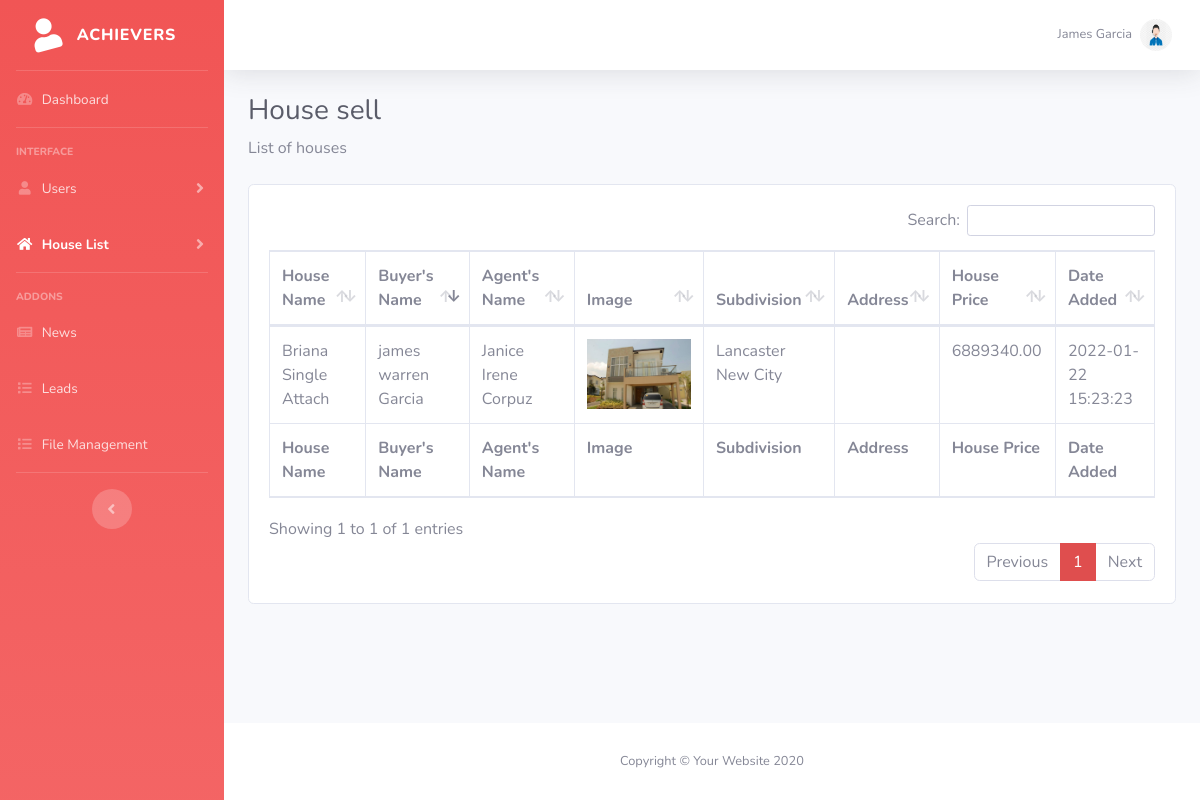
Screenshot of /index.php/admin/sellhouse (signed in) with the database file from the repository.
### tables this page shows
CREATE TABLE `sales` (
  `sales_id` int(10) NOT NULL,
  `user_id` int(11) NOT NULL,
  `agent_id` int(11) NOT NULL,
  `house_id` int(11) NOT NULL,
  `curr_price` decimal(10,2) NOT NULL,
  `date_added_agent` datetime NOT NULL
);

CREATE TABLE `house` (
  `house_id` int(10) NOT NULL,
  `house_name` varchar(255) NOT NULL,
  `house_decs` longtext NOT NULL,
  `house_decs_id` int(10) NOT NULL,
  `house_model` varchar(255) NOT NULL,
  `house_type` varchar(255) NOT NULL,
  `village` varchar(255) NOT NULL,
  `address` varchar(255) NOT NULL,
  `lot_area` varchar(255) NOT NULL,
  `floor_area` varchar(255) NOT NULL,
  `bed_rooms` varchar(255) NOT NULL,
  `bath_rooms` varchar(255) NOT NULL,
  `storeys` varchar(255) NOT NULL,
  `car_garage` varchar(255) NOT NULL,
  `with_balcony` varchar(255) NOT NULL,
  `tota_contart_price` varchar(255) NOT NULL,
  `video` varchar(255) NOT NULL,
  `image` varchar(255) NOT NULL,
  `date_added` datetime NOT NULL,
  `date_updated` datetime NOT NULL
);

CREATE TABLE `users` (
  `user_id` int(10) NOT NULL,
  `fname` longtext NOT NULL,
  `mname` longtext NOT NULL,
  `lname` longtext NOT NULL,
  `contact_number` longtext NOT NULL,
  `email` longtext NOT NULL,
  `gender` longtext NOT NULL,
  `birthdate` longtext NOT NULL,
  `address` longtext NOT NULL,
  `password` longtext NOT NULL,
  `googleauth` longtext NOT NULL,
  `date_added` datetime NOT NULL,
  `date_updated` datetime NOT NULL
);

CREATE TABLE `users_employee` (
  `emp_id` int(10) NOT NULL,
  `fname` longtext NOT NULL,
  `mname` longtext NOT NULL,
  `lname` longtext NOT NULL,
  `contact_number` longtext NOT NULL,
  `email` longtext NOT NULL,
  `password` longtext NOT NULL,
  `googleauth` longtext NOT NULL,
  `date_added` datetime NOT NULL,
  `date_updated` datetime NOT NULL,
  `image` longtext NOT NULL,
  `emp_type` longtext NOT NULL
);

CREATE TABLE `subdivision` (
  `sub_id` int(10) NOT NULL,
  `sub_name` longtext NOT NULL,
  `sub_date` datetime NOT NULL
);

### application/controllers/Admin.php (called while the page is built, shortened)
<?php
class Admin extends CI_Controller {
	public function __construct(){
		$this->load->model('file');
	}
	public function sellhouse()
	{
		$data = array(
				'title'	=> 'Admin | '.myadmintitle(),
				'page'	=> 'sellhouse',
				'subd'	=> my_get_houselisting_admin(),
		);
		$this->load->view('admin/global/header',$data);
		$this->load->view('admin/global/nav',$data);
		$this->load->view('admin/sellhouse',$data);
		$this->load->view('admin/global/footer',$data);
	}
}

### index.php (called while the page is built, shortened)
<?php
require_once BASEPATH.'core/CodeIgniter.php';

### application/helpers/admin_helper.php (called while the page is built, shortened)
<?php
if(!function_exists('my_get_houselisting_admin')){
	function my_get_houselisting_admin(){
		$CI =& get_instance();
		$CI->db->select('sales.*,house.*,users.*,users_employee.fname as ffname,users_employee.mname as mmname,users_employee.lname as llname');
		$CI->db->from('sales');
		$CI->db->join('house', 'sales.house_id = house.house_id', 'left');
		$CI->db->join('users', 'sales.user_id = users.user_id', 'left');
		$CI->db->join('users_employee', 'sales.agent_id = users_employee.emp_id', 'left');
		return $query = $CI->db->get()->result_array();
	}
}
if(!function_exists('mysession_admin')){
	function mysession_admin(){
		$CI =& get_instance();
		return $CI->session->userdata('admin');
	}
}
if(!function_exists('get_admin_data_field')){
	function get_admin_data_field($field){
		$CI =& get_instance();
		$CI->db->select('*');
		$CI->db->from('admin');
		$CI->db->where(array('admin_id'=>mysession_admin()));
		$query = $CI->db->get()->result_array();
		$query = current($query);
		return $query[$field];
	}
}
if(!function_exists('get_subdivision_field')){
	function get_subdivision_field($id,$field){
		$CI =& get_instance();
		$CI->db->select('*');
		$CI->db->from('subdivision');
		$CI->db->where(array('sub_id'=>$id));
		$query = $CI->db->get()->result_array();
		$query = current($query);
		return $query[$field];
	}
}

### application/views/admin/sellhouse.php (the view, shortened to what this page needs)
<div class="container-fluid">
          <h1 class="h3 mb-2 text-gray-800">House sell</h1>
          <p class="mb-4">List of houses</p>
          <div class="card">
          	<div class="card-body">
          		<div class="table-responsive">
                <table class="table table-bordered" id="table_id" width="100%" cellspacing="0">
                  <thead>
                    <tr>
                      <th>House Name</th>
                      <th>Buyer's Name</th>
                      <th>Agent's Name</th>
                      <th>Image</th>
                      <th>Subdivision</th>
                      <th>Address</th>
                      <th>House Price</th>
                      <th>Date Added</th>
                    </tr>
                  </thead>
                  <tfoot>
                    <tr>
                      <th>House Name</th>
                      <th>Buyer's Name</th>
                      <th>Agent's Name</th>
                      <th>Image</th>
                      <th>Subdivision</th>
                      <th>Address</th>
                      <th>House Price</th>
                      <th>Date Added</th>
                    </tr>
                  </tfoot>
                  <tbody>
                    <?php
                    foreach($subd as $key => $value){
                    ?>
                    <tr>
                      <td><?php echo $value['house_name'] ?></td>
                      <td><?=$value['fname']?> <?=$value['mname']?> <?=$value['lname']?></td>
                      <td><?=$value['ffname']?> <?=$value['mmname']?> <?=$value['llname']?></td>
                      <td><?php if ($value['image'] != '') {?><img src="<?=base_url()?>uploads/<?php echo $value['image'] ?>" width="auto" height="70" /><?php } ?></td>
                      <td><?php echo get_subdivision_field($value['house_decs_id'],'sub_name') ?></td>
                      <td><?php echo $value['address'] ?></td>
                      <td><?php echo $value['curr_price'] ?></td>
                      <td><?php echo $value['date_added_agent'] ?></td>
                    </tr>
                    <?php
                	}
                    ?>
                </tbody>
            </table>
          </div>
        </div>
      </div>
</div>

### application/views/admin/global/nav.php (shortened to what this page needs)
<body id="page-top">
  <div id="wrapper">
    <ul class="navbar-nav bg-gradient-primary sidebar sidebar-dark accordion" id="accordionSidebar">
      <a class="sidebar-brand d-flex align-items-center justify-content-center" href="<?=base_url()?>admin">
        <div class="sidebar-brand-icon rotate-n-15">
          <i class="fas fa-user"></i>
        </div>
        <div class="sidebar-brand-text mx-3">Achievers </div>
      </a>
      <hr class="sidebar-divider my-0">
      <li class="nav-item <?=($page =='dashboard')?'active':''?>">
        <a class="nav-link" href="<?=base_url()?>admin">
          <i class="fas fa-fw fa-tachometer-alt"></i>
          <span>Dashboard</span></a>
      </li>
      <hr class="sidebar-divider">
      <div class="sidebar-heading">
        Interface
      </div>
      <li class="nav-item <?=($page == 'users' || $page == 'agents')?'active':'';?>">
        <a class="nav-link collapsed" href="#" data-toggle="collapse" data-target="#collapseTwo" aria-expanded="true" aria-controls="collapseTwo">
          <i class="fas fa-fw fa-user"></i>
          <span>Users</span>
        </a>
      </li>
      <li class="nav-item <?=($page=='addhouse' || $page == 'houselist' || $page=='subdivision' || $page=='sellhouse')?'active':'';?>">
        <a class="nav-link collapsed" href="#" data-toggle="collapse" data-target="#collapseUtilities" aria-expanded="true" aria-controls="collapseUtilities">
          <i class="fas fa-fw fa-home"></i>
          <span>House List</span>
        </a>
      </li>
      <hr class="sidebar-divider">
      <div class="sidebar-heading">
        Addons
      </div>
      <li class="nav-item <?=($page =='news')?'active':''?>">
        <a class="nav-link" href="<?=base_url()?>admin/news">
          <i class="fas fa-fw fa-newspaper"></i>
          <span>News</span></a>
      </li>
      <li class="nav-item <?=($page =='leads')?'active':''?>">
        <a class="nav-link" href="<?=base_url()?>admin/leads">
          <i class="fas fa-fw fa-list"></i>
          <span>Leads</span></a>
      </li>
      <li class="nav-item <?=($page =='file_management')?'active':''?>">
        <a class="nav-link" href="<?=base_url()?>admin/file_management">
          <i class="fas fa-fw fa-list"></i>
          <span>File Management</span></a>
      </li>
      <hr class="sidebar-divider d-none d-md-block">
      <div class="text-center d-none d-md-inline">
        <button class="rounded-circle border-0" id="sidebarToggle"></button>
      </div>
    </ul>
    <div id="content-wrapper" class="d-flex flex-column">
      <div id="content">
        <nav class="navbar navbar-expand navbar-light bg-white topbar mb-4 static-top shadow">
          <ul class="navbar-nav ml-auto">
            <li class="nav-item dropdown no-arrow">
              <a class="nav-link dropdown-toggle" href="#" id="userDropdown" role="button" data-toggle="dropdown" aria-haspopup="true" aria-expanded="false">
                <span class="mr-2 d-none d-lg-inline text-gray-600 small"><?=get_admin_data_field('fname')?> <?=get_admin_data_field('mname')?> <?=get_admin_data_field('lname')?> </span>
                <img class="img-profile rounded-circle" src="<?=base_url()?>assets/image/agent.png">
              </a>
            </li>
          </ul>
        </nav>

### rows the page displays
sales: house.house_name "Briana Single Attach", user.fname "james", user.mname "warren", user.lname "Garcia", users_employee.fname "Janice Irene", users_employee.lname "Corpuz", house.image (picture), house.sub_name "Lancaster New City", curr_price "6889340.00", date_added_agent "2022-01-22 15:23:23"

### other values shown
get_admin_data_field('fname') "James"
get_admin_data_field('lname') "Garcia"
